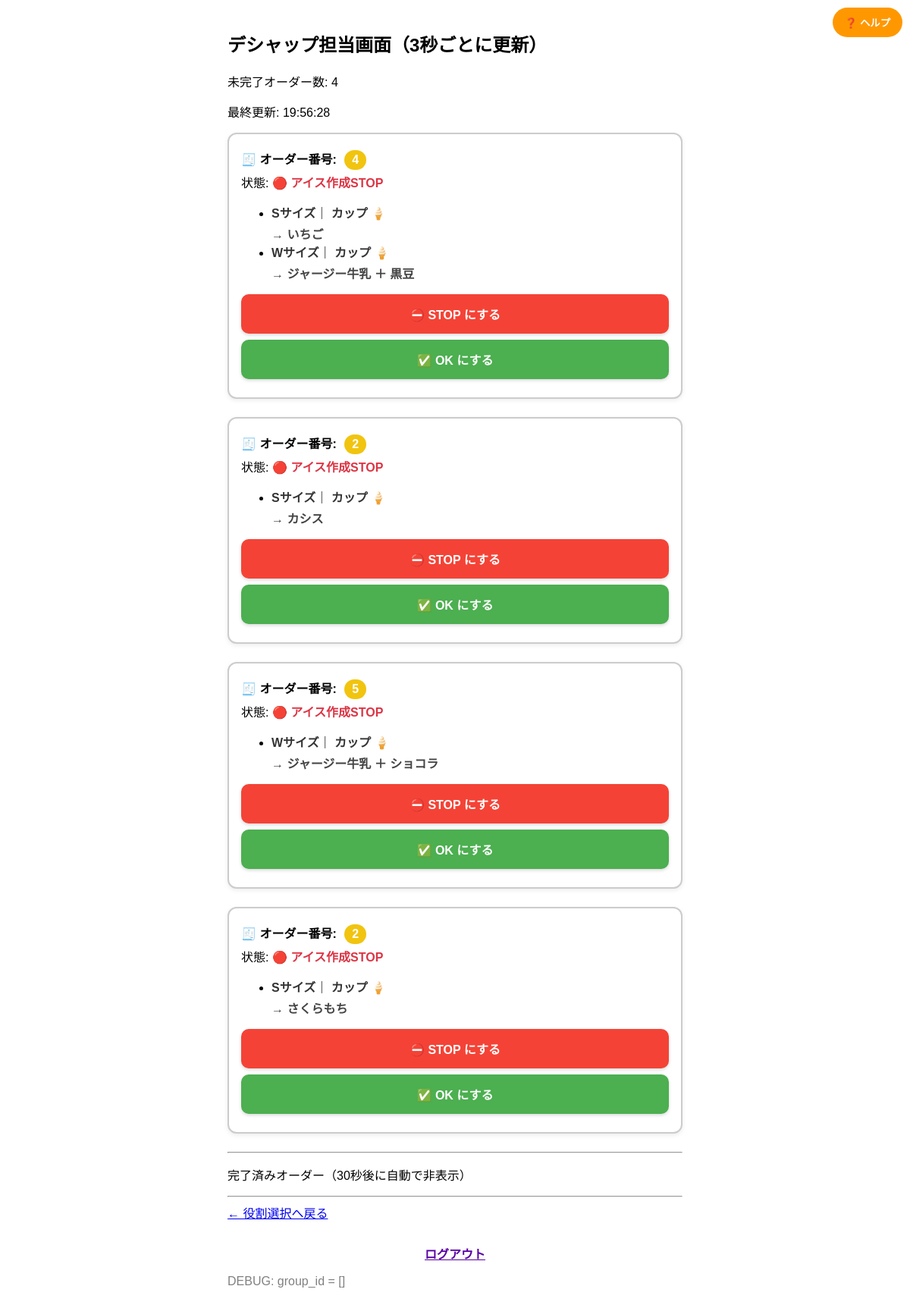
/deshap/, run on an earlier commit of the app's database.
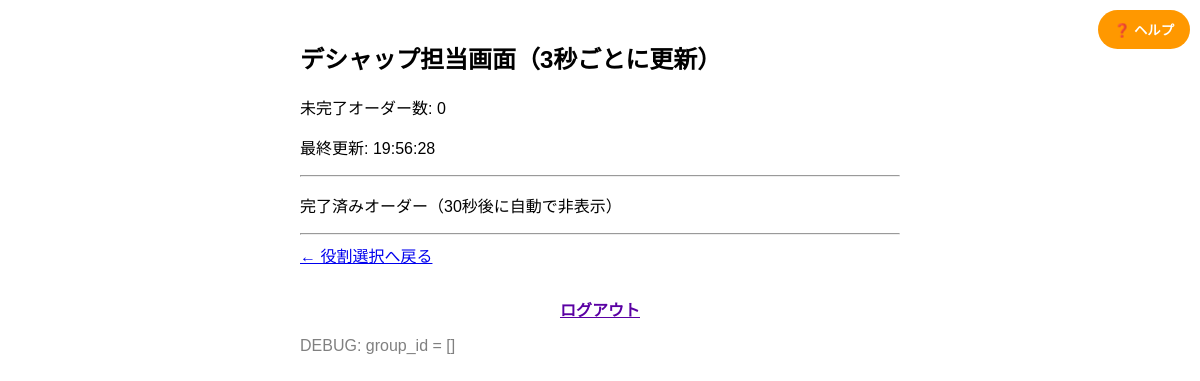
And on a later commit of the database.
### orders/models.py (models this page shows, shortened)
class Order(models.Model):
    group_id = models.CharField(max_length=20)
    size = models.CharField(max_length=2, choices=[('S', 'シングル'), ('W', 'ダブル')])
    container = models.CharField(max_length=10, choices=[('cup', 'カップ'), ('cone', 'コーン')])
    flavor1 = models.CharField(max_length=50, choices=FLAVOR_CHOICES)
    flavor2 = models.CharField(max_length=50, blank=True, null=True, choices=FLAVOR_CHOICES)
    is_completed = models.BooleanField(default=False)
    timestamp = models.DateTimeField(auto_now_add=True)
    status = models.CharField(max_length=10, choices=ORDER_STATUS_CHOICES, default='ok')
    clip_color = models.CharField(max_length=10, choices=CLIP_COLOR_CHOICES)
    clip_number = models.IntegerField()
    completed_at = models.DateTimeField(null=True, blank=True)
    is_auto_stopped = models.BooleanField(default=False)  # ← 自動STOPかどうか

### orders/views.py (the view)
# urls.py: path('deshap/', views.deshap_view, name='deshap'),
def deshap_view(request):
    now = localtime()
    all_orders = list(Order.objects.order_by('timestamp'))
    grouped_orders = {}
    for order in all_orders:
        grouped_orders.setdefault(order.group_id, []).append(order)
    active_orders = {}
    completed_orders = {}
    for group_id, orders in grouped_orders.items():
        sorted_orders = sorted(orders, key=lambda o: o.timestamp)
        if all(o.is_completed for o in sorted_orders):
            completed_times = [o.completed_at for o in sorted_orders if o.completed_at]
            if completed_times and now - max(completed_times) <= timedelta(seconds=30):
                completed_orders[group_id] = sorted_orders
        else:
            active_orders[group_id] = sorted_orders
    pending = Order.objects.filter(is_completed=False, status='hold')
    count = pending.values('group_id').distinct().count()
    target_groups = pending.values_list('group_id', flat=True).distinct()
    for group_id in target_groups:
        group_orders = Order.objects.filter(group_id=group_id)
        if group_orders.exists():
            new_status = 'ok' if count <= 3 else 'stop'
            group_orders.update(status=new_status)
    active_count = sum(
        1 for orders in active_orders.values()
        if any(not o.is_completed for o in orders)
    )
    return render(request, 'orders/deshap.html', {
        'grouped_orders': active_orders,
        'completed_orders': completed_orders,
        'now': now,
        'active_count': active_count,
    })

### orders/templates/orders/deshap.html (shortened to what this page needs)
{% load custom_filters %}
<!DOCTYPE html>
<html lang="ja">
<head>
</head>
<body>
  <h2>デシャップ担当画面（3秒ごとに更新）</h2>
  <p>未完了オーダー数: {{ active_count }}</p>
  <p>最終更新: {{ now|time:"H:i:s" }}</p>
<button id="helpButton" onclick="openHelp()">❓ ヘルプ</button>
  {% for group_id, orders in grouped_orders.items %}
  <div class="order-card">
<p class="clip-id">
  🧾 オーダー番号:
  <span class="clip-badge {% if orders.0.clip_color == 'yellow' %}yellow{% else %}white{% endif %}">
    {{ orders.0.clip_number }}
  </span>
</p>
 <p>
  状態:
{% if orders.0.status == 'ok' %}
  <span class="status-ok">🟢 <strong>アイス作成OK</strong></span>
{% elif orders.0.status == 'stop' %}
  <span class="status-stop">🔴 <strong>アイス作成STOP</strong></span>
{% endif %}
</p>
<ul>
  {% for order in orders %}
    <li>
      <span class="item-label">{{ order.size }}サイズ</span>｜
      <span class="item-label">
        {% if order.container == 'cup' %}カップ{% elif order.container == 'cone' %}コーン{% else %}{{ order.container }}{% endif %}
      </span> 🍦
      <br>
      <span class="flavor-strong">→ {{ order.flavor1 }}{% if order.flavor2 %} ＋ {{ order.flavor2 }}{% endif %}</span>
    </li>
  {% endfor %}
</ul>
<form method="post" action="/update_status/{{ orders.0.group_id }}/stop/">
  <button type="submit" class="complete-button stop-button">⛔ STOP にする</button>
</form>
<form method="post" action="/update_status/{{ orders.0.group_id }}/ok/">
  <button type="submit" class="complete-button ok-button">✅ OK にする</button>
</form>
  </div>
  {% endfor %}
  <hr>
  <p>完了済みオーダー（30秒後に自動で非表示）</p>
  <hr>
  <a href="/">← 役割選択へ戻る</a>
  <div class="logout-bottom">
    <a href="/logout/" style="font-weight: bold; color: #5a00a3;">ログアウト</a>
  </div>
<p style="color: gray;">DEBUG: group_id = [{{ group_id }}]</p>
</body>
</html>

What changed in the data, as far as the page shows it:
no longer on this page (row edited): Order: clip_number "4", status "アイス作成STOP", size "S", container "カップ", flavor1 "いちご"
no longer on this page (row edited): Order: size "W", container "カップ", flavor1 "ジャージー牛乳", flavor2 "黒豆", shown under "4"
no longer on this page (row edited): Order: clip_number "2", status "アイス作成STOP", size "S", container "カップ", flavor1 "カシス"
no longer on this page (row edited): Order: clip_number "5", status "アイス作成STOP", size "W", container "カップ", flavor1 "ジャージー牛乳", flavor2 "ショコラ"
no longer on this page (row edited): Order: clip_number "2", status "アイス作成STOP", size "S", container "カップ", flavor1 "さくらもち"
Also different on the page:
{{ active_count }}: "4" → "0"
